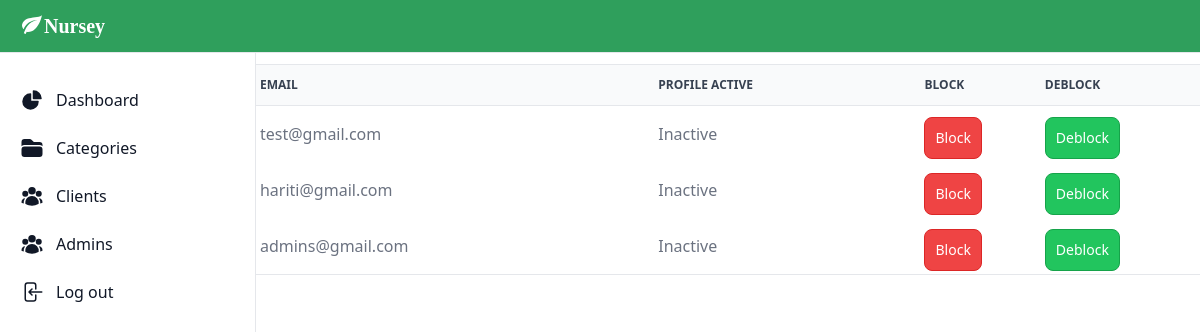
Screenshot of /admin/admins.php with the database file from the repository.
### tables this page shows
CREATE TABLE `users` (
  `user_id` int(11) NOT NULL,
  `fullname` varchar(255) DEFAULT NULL,
  `email` varchar(255) DEFAULT NULL,
  `password` varchar(255) DEFAULT NULL,
  `user_type` int(11) DEFAULT NULL,
  `profile_active` varchar(200) DEFAULT NULL,
  `status` int(11) DEFAULT NULL
);

### admin/admins.php (the view, shortened to what this page needs)
<!DOCTYPE html>
<html lang="en">
<head>
    <script src="https://cdn.tailwindcss.com"></script>
    <link href="https://cdn.jsdelivr.net/npm/daisyui@4.4.6/dist/full.min.css" rel="stylesheet" type="text/css" />
    <script src="https://cdn.tailwindcss.com"></script>
</head>
<body>
    <?php
    include("./navbar.php");
    include("./sidebar.php");
    include("db.php");
    $users= "SELECT * FROM users WHERE user_type =2";
    $result = mysqli_query($conn, $users);
    if (mysqli_num_rows($result) > 0) {
        echo '<table class=" w-full max-w-[80vw][text-sm text-left rtl:text-right text-gray-500 dark:text-gray-400 border-t border-b divide-y divide-gray-200 dark:divide-gray-700 mt-16 mx-auto">
                <thead class="text-xs text-gray-700 uppercase bg-gray-50 dark:bg-gray-700 dark:text-gray-400">
                    <tr>
                        <th scope="col" class="px-6 py-3 text-left">Full Name</th>
                        <th scope="col" class="px-6 py-3 text-left">Email</th>
                        <th scope="col" class="px-6 py-3 text-left">Profile Active</th>
                        <th>block</th>
                        <th>deblock</th>
                    </tr>
                </thead>
                <tbody>';
        while ($row = mysqli_fetch_assoc($result)) {
            echo '<tr class="bg-white dark:bg-gray-800 hover:bg-gray-50 dark:hover:bg-gray-600">
                    <td class="px-6 py-4">' . $row['fullname'] . '</td>
                    <td class="px-6 py-4">' . $row['email'] . '</td>
                    <td class="px-6 py-4">' . ($row['profile_active'] ? 'Active' : 'Inactive') . '</td>
                    <td>
                    <form method="post" action="">
                    <input type="hidden" name="user_id" value="' . $row['user_id'] . '">
                    <button type="submit" name="block-client"
                        class="mt-2 p-2.5 text-sm font-medium text-white bg-red-500 rounded-lg border border-red-600 focus:ring-4 focus:outline-none focus:ring-gray-200">
                        Block
                    </button>
                </form>
                    </td>
                    <td>
                    <form method="post" action="">
                    <input type="hidden" name="user_id" value="' . $row['user_id'] . '">
                    <button type="submit" name="deblock-client"
                        class="mt-2 p-2.5 text-sm font-medium text-white bg-green-500 rounded-lg border border-green-600 focus:ring-4 focus:outline-none focus:ring-gray-200">
                        Deblock
                    </button>
                </form>
                    </td>
                </tr>';
        }
        echo '</tbody></table>';
    } else {
        echo '<p>No users found</p>';
    }
    ?>
</body>
</html>

### rows the page displays
users: email "test@gmail.com", shows "Inactive"
users: email "hariti@gmail.com", shows "Inactive"
users: email "admins@gmail.com", shows "Inactive"
